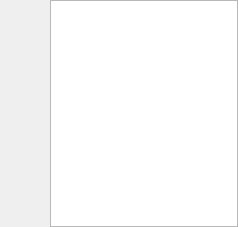
<?xml version="1.0" encoding="UTF-8"?>
<ui version="4.0">
 <class>Language</class>
 <widget class="QWidget" name="Language">
  <property name="geometry">
   <rect>
    <x>0</x>
    <y>0</y>
    <width>238</width>
    <height>227</height>
   </rect>
  </property>
  <property name="windowTitle">
   <string>Form</string>
  </property>
  <layout class="QVBoxLayout" name="verticalLayout_2">
   <property name="leftMargin">
    <number>50</number>
   </property>
   <property name="topMargin">
    <number>0</number>
   </property>
   <property name="rightMargin">
    <number>0</number>
   </property>
   <property name="bottomMargin">
    <number>0</number>
   </property>
   <item>
    <layout class="QVBoxLayout" name="verticalLayout">
     <item>
      <widget class="QListWidget" name="listWidget"/>
     </item>
    </layout>
   </item>
  </layout>
 </widget>
 <resources/>
 <connections/>
</ui>
